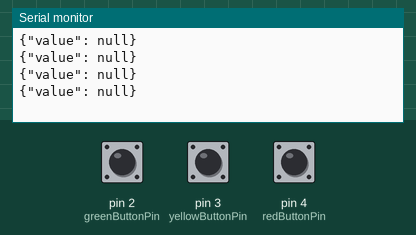
The sketch below on a simulated Arduino Uno, built with avr-gcc and run on an emulated ATmega328P. On the bench: the last lines printed to the serial monitor. Inputs (shaded band) come from the test bench; at power-on: pin 2 (greenButtonPin) LOW, pin 3 (yellowButtonPin) LOW, pin 4 (redButtonPin) LOW.

Above: at 1.8 s.
1.9 s: pin 2 (greenButtonPin) pulled HIGH for 0.6 s
At 2.4 s:
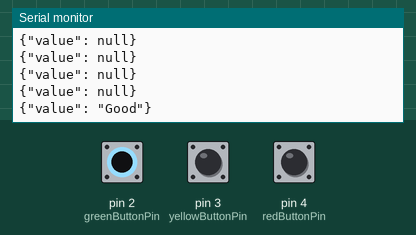
4.0 s: pin 3 (yellowButtonPin) pulled HIGH for 0.6 s
At 4.4 s:
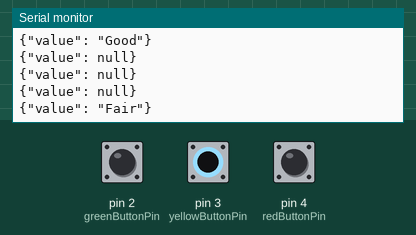
6.1 s: pin 4 (redButtonPin) pulled HIGH for 0.6 s
At 6.9 s:
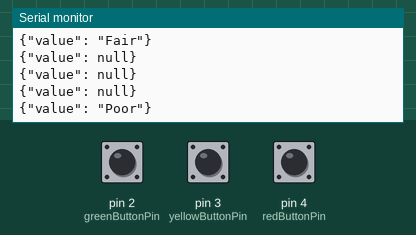

The sketch:

arduino.ino
```cpp
const int greenButtonPin = 2;
const int yellowButtonPin = 3;
const int redButtonPin = 4;

int greenButtonState = 0;
int yellowButtonState = 0;
int redButtonState = 0;

void setup() {
  Serial.begin(9600);
  pinMode(greenButtonPin, INPUT);
  pinMode(yellowButtonPin, INPUT);
  pinMode(redButtonPin, INPUT);
}

void loop() {
  greenButtonState = digitalRead(greenButtonPin);
  yellowButtonState = digitalRead(yellowButtonPin);
  redButtonState = digitalRead(redButtonPin);

  String json = "{";

  if (greenButtonState == HIGH) {
    json += "\"value\": \"Good\"";
  } else if (yellowButtonState == HIGH) {
    json += "\"value\": \"Fair\"";
  } else if (redButtonState == HIGH) {
    json += "\"value\": \"Poor\"";
  } else {
    json += "\"value\": null";
  }

  json += "}";

  Serial.println(json);
  delay(500);
}
```

Measured:
- after the input at 1.9 s, the serial monitor: prints a new line after 0.10 s (image 1)
- after the input at 4.0 s, the serial monitor: prints a new line at once (image 2)
- after the input at 6.1 s, the serial monitor: prints a new line after 0.40 s (image 3)
